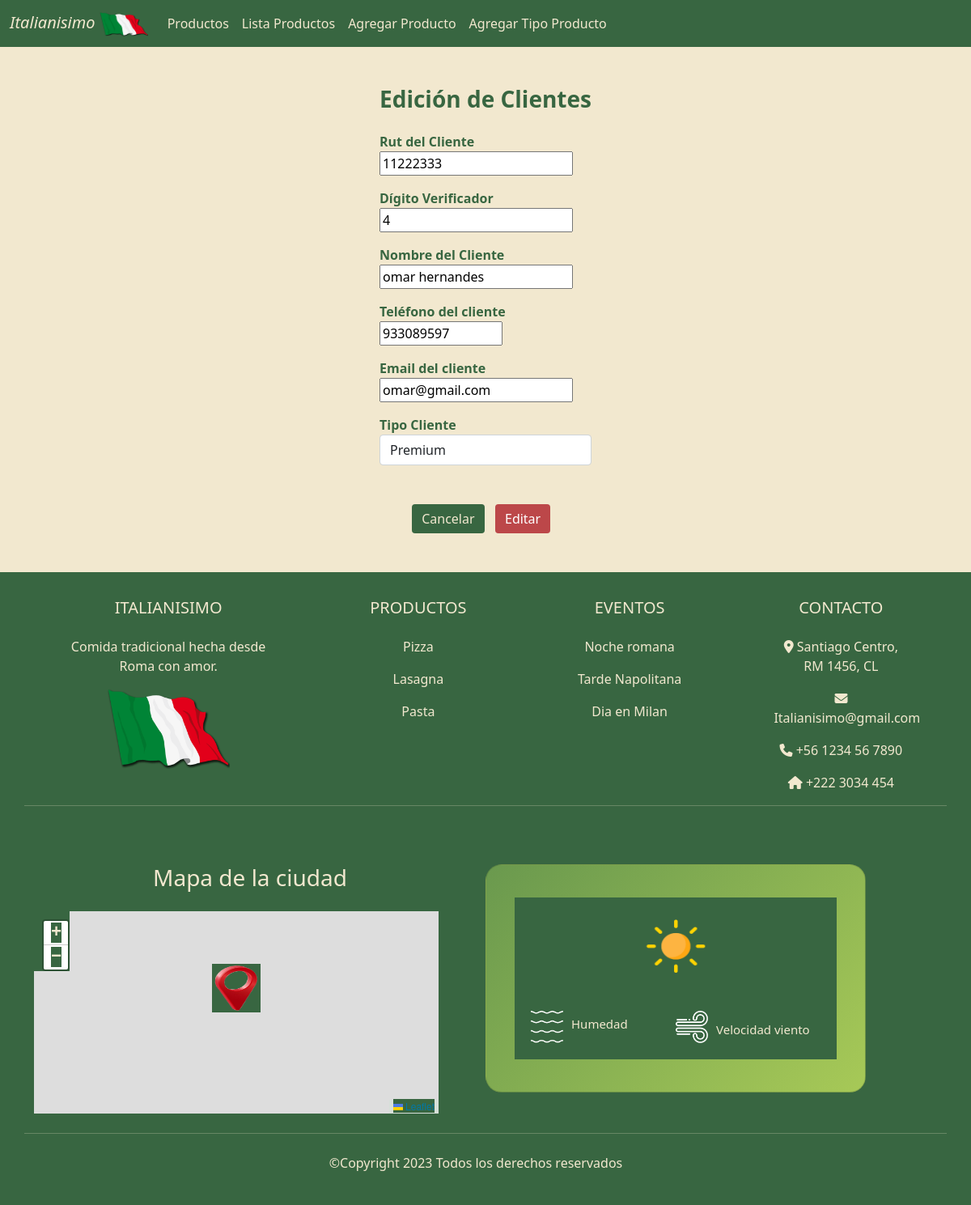
Page /crud/cliente_edit/11222333/ on the committed database.
### crud/models.py (models this page shows, shortened)
class Cliente(models.Model):
    rutCliente = models.CharField(primary_key=True,verbose_name='Rut Cliente',max_length=8)
    dvRutCliente = models.CharField(verbose_name='DvRut Cliente',max_length=1)
    nombreCliente = models.CharField(verbose_name='Nombre Cliente',max_length=100)
    telefonoCliente = models.IntegerField(verbose_name="Teléfono Cliente")
    emailCliente = models.CharField(verbose_name='Email Cliente',max_length=100)
    nombreTC = models.ForeignKey(TipoCliente,verbose_name='Tipo Cliente',on_delete=models.CASCADE)
    created_at = models.DateTimeField(verbose_name='Fecha registro',auto_now_add=True)
    updated_at = models.DateTimeField(verbose_name='Fecha actualización',auto_now=True)
    class Meta:
        verbose_name = 'cliente'
        verbose_name_plural = 'clientes'
        ordering = ['rutCliente']

class TipoCliente(models.Model):
    idTipoCliente = models.AutoField(primary_key=True,verbose_name='Código Tipo Cliente')
    nombreTC = models.CharField(verbose_name='Descripción Cliente',max_length=30)
    created_at = models.DateTimeField(verbose_name='Fecha registro',auto_now_add=True)
    updated_at = models.DateTimeField(verbose_name='Fecha actualización',auto_now=True)
    class Meta:
        verbose_name = 'tipoCliente'
        verbose_name_plural = 'tipoClientes'
        ordering = ['idTipoCliente']
    def __str__(self) -> str:
        return self.nombreTC

### crud/views.py (the view, shortened to what this page needs)
# urls.py: path('cliente_edit/<rutCliente>/', cliente_edit, name='cliente_edit'),
def cliente_edit(request, rutCliente):
    cliente = get_object_or_404(Cliente, rutCliente=rutCliente)
    data = {
        'form_cliente':ClienteForm(instance=cliente)
    }
    return render(request,'crud/cliente_edit.html',data)

### crud/forms.py
class ClienteForm(forms.ModelForm):
    nombreCliente = forms.CharField(min_length=1, max_length=20)
    dvRutCliente = forms.CharField(min_length=1, max_length=1)
    rutCliente = forms.CharField(min_length=7, max_length=8)
    emailCliente = forms.EmailField(min_length=11,max_length=30)
    telefonoCliente = forms.IntegerField(min_value=900000000, max_value=999999999)
    class Meta:
        model = Cliente
        fields = '__all__'
        widgets = {
            'rutCliente':forms.TextInput(attrs={'class':'form-control'}),
            'dvRutCliente':forms.TextInput(attrs={'class':'form-control'}),
            'nombreCliente':forms.TextInput(attrs={'class':'form-control'}),
            'telefonoCliente':forms.TextInput(attrs={'class':'form-control','type':'number'}),
            'emailCliente':forms.EmailInput(attrs={'class':'form-control'}),
            'nombreTC':forms.Select(attrs={'class':'form-control'}),
        }

### crud/templates/crud/cliente_edit.html (shortened to what this page needs)
{% extends 'crud/base.html' %}
{% load static %}
{% block first_content %}
<section id="section" class="justify-content-center">
    <div class="row">
        <form action="" method="post" class="mt-5" enctype="multipart/form-data">
            <h3 class="fw-bold">Edición de Clientes</h3>
            <div class="form-group mt-4">
                <label for="rutCliente" class="fw-bold">Rut del Cliente</label>
                <div class="input-group">
                    {{ form_cliente.rutCliente }}
                </div>
            </div>
            <div class="form-group mt-3">
                <label for="dvRutCliente" class="fw-bold">Dígito Verificador</label>
                <div class="input-group">
                    {{ form_cliente.dvRutCliente }}
                </div>
            </div>
            <div class="form-group mt-3">
                <label for="nombreCliente" class="fw-bold">Nombre del Cliente</label>
                <div class="input-group">
                    {{ form_cliente.nombreCliente }}
                </div>
            </div>
            <div class="form-group mt-3">
                <label for="telefonoCliente" class="fw-bold">Teléfono del cliente</label>
                <div class="input-group">
                    {{ form_cliente.telefonoCliente }}
                </div>
            </div>
            <div class="form-group mt-3">
                <label for="emailCliente" class="fw-bold">Email del cliente</label>
                <div class="input-group">
                    {{ form_cliente.emailCliente }}
                </div>
            </div>
            <div class="form-group mt-3">
                <label for="tipoCliente" class="fw-bold">Tipo Cliente</label>
                <div class="input-group">
                    {{ form_cliente.nombreTC }}
                </div>
            </div>
            <div class="d-flex justify-content-center mt-5 mb-5">
                <div class="row">
                    <div class="col-6"><input type="reset" value="Cancelar" class="btn btn-secondary" id="btnContextoEventos"></div>
                    <div class="col-6"><input type="submit" value="Editar" class="btn btn-primary" id="btnReloj"></div>
                </div>
            </div>
        </form>
    </div>
</section>
{% endblock %}

### core/static/core/css/modoClaro.css (style rules this page uses)
:root { --verde-oscuro: #386641; --verde-medio: #6a994e; --verde-claro: #a7c957; --beige-pastel: #f2e8cf; --rojo-pastel: #bc4749; }
#section { background-color: var(--beige-pastel); color: var(--verde-oscuro); display: flex; }
.carousel-caption h6, h3 { color: #386641; }
#btnReloj { background-color: #bc4749; border: none; }
#btnContextoEventos { background-color: var(--verde-oscuro); color: var(--beige-pastel); border: none; }

### core/static/core/css/modoOscuro.css (style rules this page uses)
:root { --verde-oscuro: #386641; --verde-medio: #6a994e; --verde-medioModoOscuro: #374f29; --verde-claro: #a7c957; --beige-pastel: #f2e8cf; --rojo-pastel: #bc4749; --rojo-modoOscuro: #8a3f40; --verde-modoOscuro: #1f3423; --verde-SegundoOscuro: #162318; }
.dark .carousel-caption h6, h3 { color: #386641; }

### rows in the picture
Cliente: rutCliente "11222333", dvRutCliente "4", nombreCliente "omar hernandes", telefonoCliente "933089597", emailCliente "omar@gmail.com"
TipoCliente: nombreTC "Premium"
